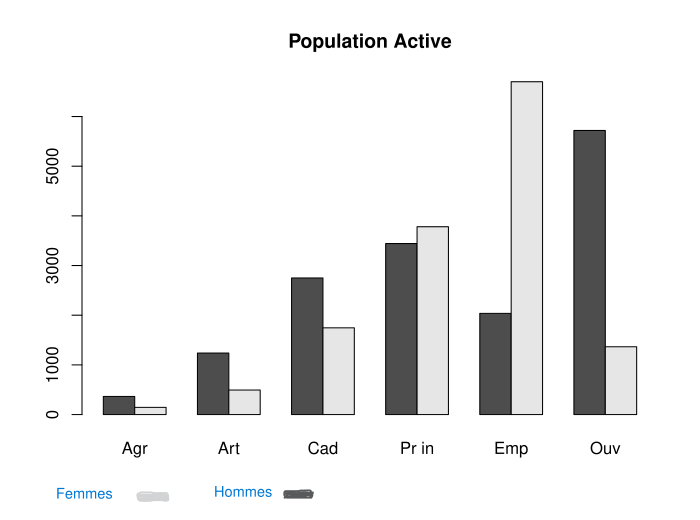

Source code (R):
>gfg <- data.frame(x = c(365,145,1238,494,2750,1746,3443,3781,2037,6700,5719,1365), 
+  grp = rep(c("Arg", "Arts","Card","Pr in","Emp","Ouv"),each = 2),
+ subgroup = LETTERS[1:2])
>gfg <- reshape(gfg,idvar = "subgroup",
+                timevar = "grp",
+                direction = "wide")
> row.names(gfg) <- gfg$subgroup
> gfg <- gfg[ , 2:ncol(gfg)]
> colnames(gfg)<-c("Agr","Art","Cad","Pr in","Emp","Ouv")
> gfg <- as.matrix(gfg)
> barplot(height = gfg,main="Population Active",beside = TRUE)
> barplot(height = gfg,main="Population Active",fill=subgroup,beside = TRUE)
